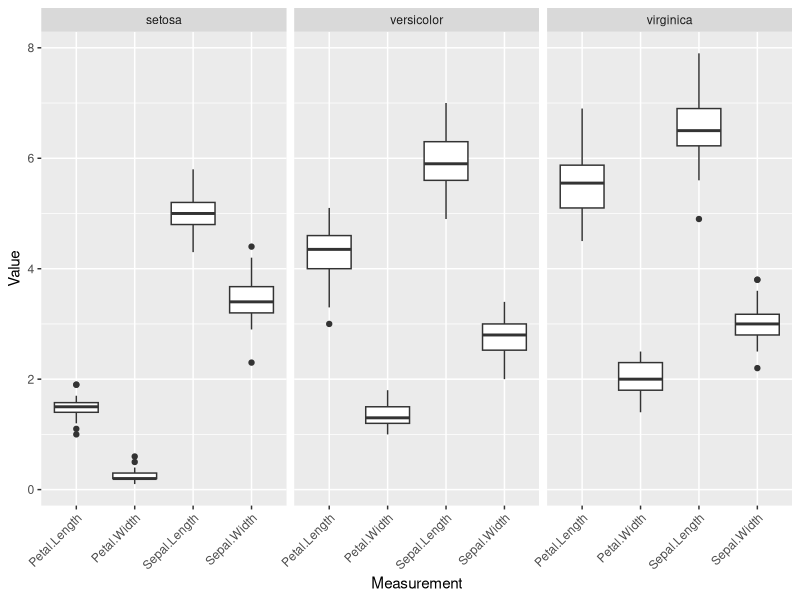
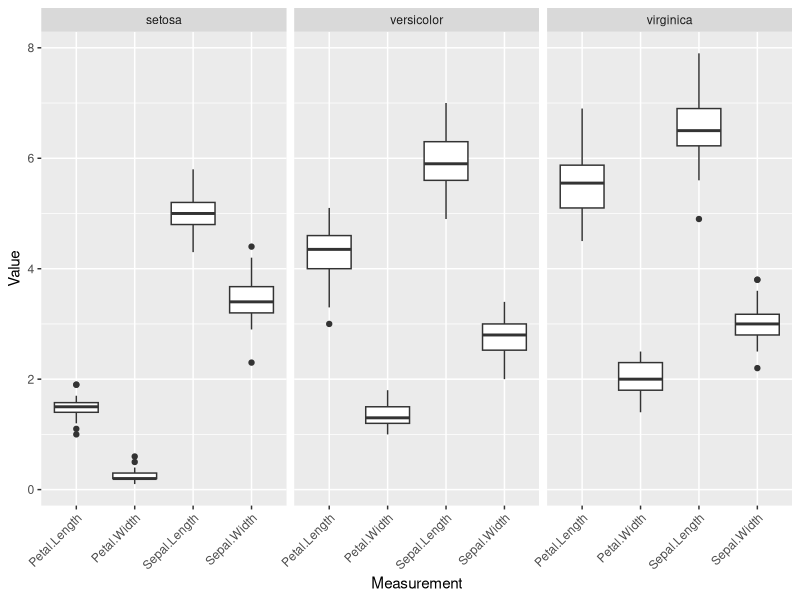

Here is the R script that generated these plots, in order:
## ---- chunk 1
  library(tidyr)
  library(ggplot2)
  paste("Welcome","to","RMarkDown!")
  data <- iris
  data.plot <- data %>% pivot_longer(-Species, names_to = "Measurement", values_to = "Value")
  ggplot(data.plot, aes(group = Measurement, x = Measurement, y = Value)) + 
    geom_boxplot() +
    facet_grid(. ~ Species) +
    theme(axis.text.x = element_text(angle = 45, hjust = 1))
  lm.model <- lm(Petal.Length ~ Sepal.Length + Sepal.Width + Petal.Width, data = data)
  summary(lm.model)
## ---- chunk 2
library(tidyr)
library(ggplot2)
## ---- chunk 3
  paste("Welcome","to","RMarkDown!")
## ---- chunk 4
  paste("Welcome","to","RMarkDown!")
## ---- chunk 5
  data <- iris
  head(data)
## ---- chunk 6
  data.plot <- data %>% pivot_longer(-Species, names_to = "Measurement", values_to = "Value")
  head(data.plot)
## ---- chunk 7
  ggplot(data.plot, aes(group = Measurement, x = Measurement, y = Value)) + 
    geom_boxplot() +
    facet_grid(. ~ Species) +
    theme(axis.text.x = element_text(angle = 45, hjust = 1))
## ---- chunk 8
  data <- head(data, 10)
  data
## ---- chunk 9
  #install.packages("knitr")
  #install.packages("kableExtra")
  library(knitr)
  library(kableExtra)
  head(data) %>% 
    kable() %>% 
    kable_styling()
  
## ---- chunk 10
  head(data) %>% 
    kable() %>% 
    kable_styling() %>% 
    column_spec(1:2, #Specify the columns you wish to highlight
                bold = T, #Whether text turns bold
                color = "white", #Text color
                background = "blue") #Background color
## ---- chunk 11
  head(data) %>% 
    kable() %>% 
    kable_styling() %>% 
    row_spec(3:5, #Specify the rows you wish to highlight
                bold = T, #Whether text turns bold
                color = "red", #Text color
                background = "green") #Background color
